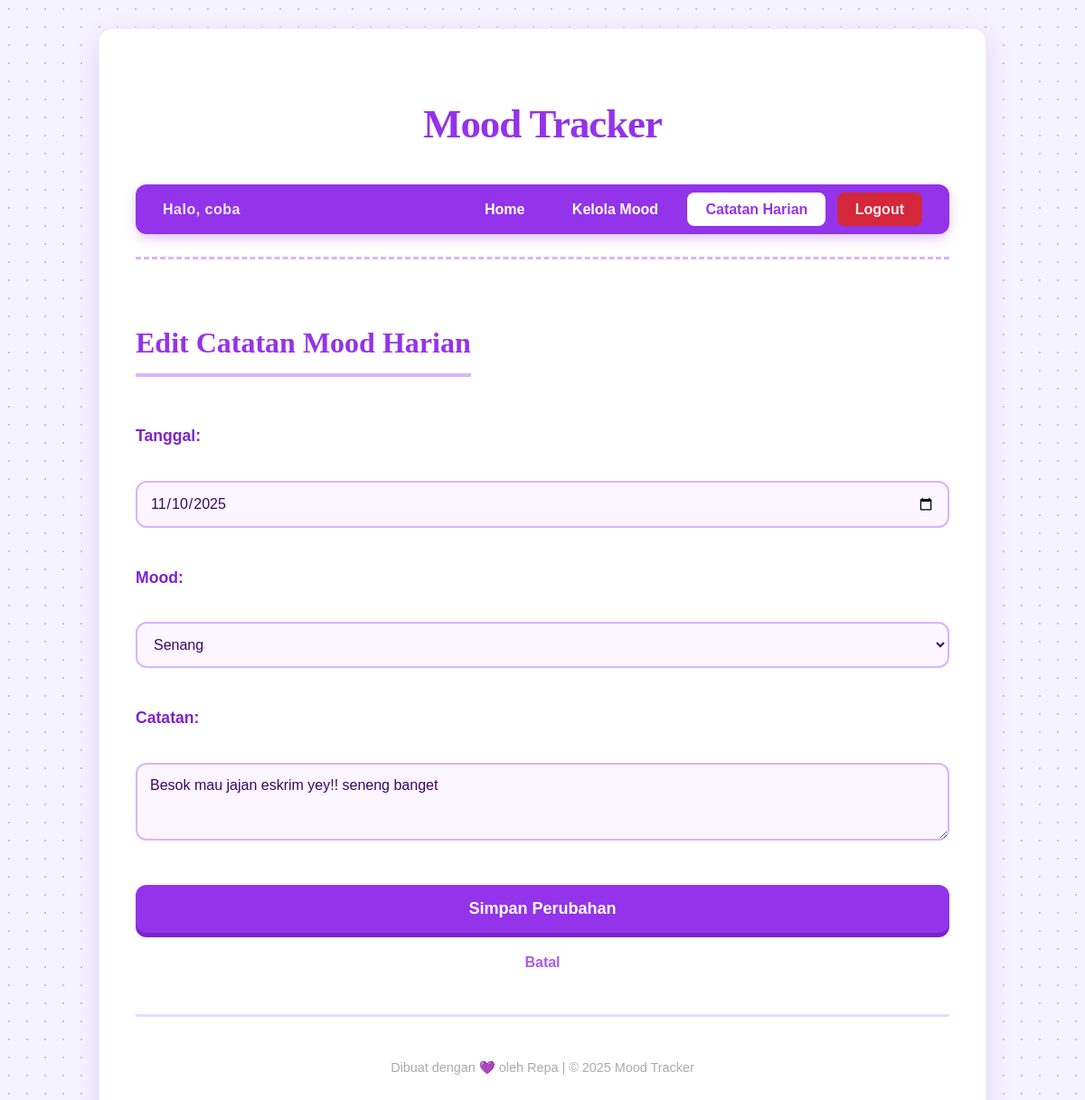
The app's page /index.php?page=entries&action=edit&id=1 (signed in) with its own data.
### tables this page shows
CREATE TABLE mood_entries (
  entry_id INT AUTO_INCREMENT PRIMARY KEY,
  user_id INT NOT NULL,
  mood_id INT NOT NULL,
  entry_date DATE NOT NULL,
  note TEXT,
  created_at DATETIME DEFAULT CURRENT_TIMESTAMP,
  
   
  CONSTRAINT fk_entry_user FOREIGN KEY (user_id) REFERENCES users(user_id) ON DELETE CASCADE,
  CONSTRAINT fk_entry_mood FOREIGN KEY (mood_id) REFERENCES mood_types(mood_id) ON DELETE RESTRICT
);

CREATE TABLE mood_types (
  mood_id INT AUTO_INCREMENT PRIMARY KEY,
  mood_name VARCHAR(50) NOT NULL,
  mood_color VARCHAR(7),  
  created_at DATETIME DEFAULT CURRENT_TIMESTAMP
);

### class/MoodEntryController.php (called while the page is built, shortened)
<?php
require_once __DIR__ . '/MoodEntryModel.php';
require_once __DIR__ . '/MoodTypeModel.php';
class MoodEntryController {
    private $entryModel;
    private $moodTypeModel;
    public function __construct() {
        $this->entryModel = new MoodEntryModel();
        $this->moodTypeModel = new MoodTypeModel();
    }
    public function showEditForm() {
        $entry_id = $_GET['id'];
        $entry = $this->entryModel->getEntryById($entry_id);
        $moods = $this->moodTypeModel->getAllMoods();
        require __DIR__ . '/../view/edit_entry.php';
    }
}
?>

### class/MoodEntryModel.php (called while the page is built, shortened)
<?php
require_once __DIR__ . '/../config/Database.php';
class MoodEntryModel {
    private $conn;
    public function __construct() {
        $database = new Database();
        $this->conn = $database->connect();
    }
    public function getEntryById($entry_id) {
        $query = "SELECT * FROM mood_entries WHERE entry_id = ?";
        $stmt = $this->conn->prepare($query);
        $stmt->bind_param("i", $entry_id);
        $stmt->execute();
        return $stmt->get_result()->fetch_assoc();
    }
}
?>

### config/Database.php (called while the page is built, shortened)
<?php
class Database {
    private $host = "localhost";
    private $db_name = "mood_tracker";
    private $username = "root";
    private $password = "";
    public function connect() {
        $this->conn = new mysqli($this->host, $this->username, $this->password, $this->db_name);
        return $this->conn;
    }
}
?>

### class/MoodTypeModel.php (called while the page is built, shortened)
<?php
require_once __DIR__ . '/../config/Database.php';
class MoodTypeModel {
    private $conn;
    public function __construct() {
        $database = new Database();
        $this->conn = $database->connect();
    }
    public function getAllMoods() {
        $query = "SELECT * FROM mood_types ORDER BY created_at DESC";
        $stmt = $this->conn->prepare($query);
        $stmt->execute();
        $result = $stmt->get_result();
        $moods = [];
        while ($row = $result->fetch_assoc()) {
            $moods[] = $row;
        }
        return $moods;
    }
}
?>

### view/edit_entry.php (the view, shortened to what this page needs)
<?php include __DIR__ . '/header.php'; ?>
<h2>Edit Catatan Mood Harian</h2>
<form action="index.php?page=entries&action=update" method="POST">
    <p>
        <label>Tanggal:</label><br>
        <input type="date" name="entry_date" value="<?= htmlspecialchars($entry['entry_date']) ?>" required>
    </p>
    <p>
        <label>Mood:</label><br>
        <select name="mood_id" required>
            <?php foreach ($moods as $m): ?>
                <option value="<?= $m['mood_id'] ?>" <?= ($m['mood_id'] == $entry['mood_id']) ? 'selected' : '' ?>>
                    <?= htmlspecialchars($m['mood_name']) ?>
                </option>
            <?php endforeach; ?>
        </select>
    </p>
    <p>
        <label>Catatan:</label><br>
        <textarea name="note" rows="3" cols="50" placeholder="Tulis perasaan kamu hari ini..."><?= htmlspecialchars($entry['note']) ?></textarea>
    </p>
    <p>
        <button type="submit">Simpan Perubahan</button>
        <a href="index.php?page=entries">Batal</a>
    </p>
</form>
<?php include __DIR__ . '/footer.php'; ?>

### style.css (style rules this page uses)
:root { --bg-main: #f5f3ff; --primary-lightest: #ede9fe; --primary-light: #d8b4fe; --primary: #9333ea; --primary-dark: #7e22ce; --text-dark: #3b0764; --white: #ffffff; --danger: #dc2626; }
body { font-family: 'Poppins', sans-serif; background-color: var(--bg-main); color: var(--text-dark); margin: 0; padding: 30px; line-height: 1.6; background-image: radial-gradient(var(--primary-light) 1px, transparent 1px); background-size: 20px 20px; }
h1, h2, h3, .home-menu a { font-family: 'Playfair Display', serif; }
h2 { color: var(--primary); font-weight: 800; border-bottom: 4px solid var(--primary-light); display: inline-block; padding-bottom: 8px; margin-bottom: 35px; font-size: 2em; }
label { color: var(--primary-dark); font-weight: 700; display: block; margin-bottom: 10px; font-size: 1.1em; }
input, select, textarea { width: 100%; padding: 14px; margin-bottom: 25px; border: 2px solid var(--primary-light); border-radius: 12px; background-color: #faf5ff; color: var(--text-dark); font-size: 16px; font-family: 'Poppins', sans-serif; transition: 0.3s; box-sizing: border-box; }
button[type="submit"] { width: 100%; padding: 16px; background-color: var(--primary); color: white; border: none; border-radius: 12px; font-size: 18px; font-weight: 800; font-family: 'Poppins', sans-serif; cursor: pointer; transition: 0.2s; box-shadow: 0 5px 0px var(--primary-dark); }
form a { display: block; text-align: center; margin-top: 20px; color: var(--primary); font-weight: 600; text-decoration: none; opacity: 0.8; }

### records on screen
mood_entries: entry_date "11/10/2025", mood_id "Senang", note "Besok mau jajan eskrim yey!! seneng banget"

### other values on screen
$_SESSION['username'] "coba"
